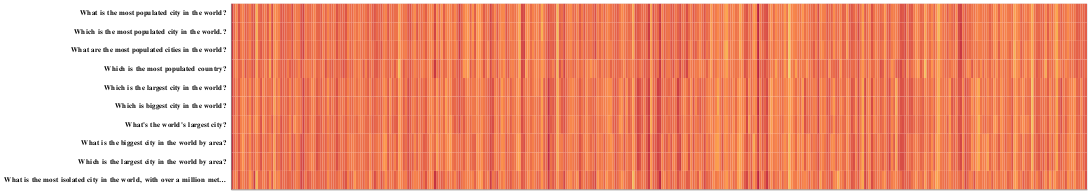

Notebook source saved alongside this figure:
### Markdown cell above
Let's create a “heatmap” of the embeddings for each result with _Vega-Altair_.

### Code cell
import altair as alt

alt.Chart(
    source
).encode(
    alt.X("position:N", title="").axis(labels=False, ticks=False),
    alt.Y("text:N", title="", sort=source["score"].unique()).axis(labelLimit=300, tickWidth=0, labelFontWeight="bold"),
    alt.Color("embedding:Q").scale(scheme="goldred").legend(None),
).mark_rect(
    width=3
).properties(width=alt.Step(3), height=alt.Step(25))

### Figure 1 — Vega-Lite specification as saved in the notebook (floating-point values rounded to 4 significant figures; data arrays with more than 128 entries replaced by an {"elided": "..."} marker saying what was removed)
{"config": {"view": {"continuousWidth": 300, "continuousHeight": 300}}, "data": {"name": "data-02d53e68086e28e84cfa8ca30bcb1f8b"}, "mark": {"type": "rect", "width": 3}, "encoding": {"color": {"field": "embedding", "legend": null, "scale": {"scheme": "goldred"}, "type": "quantitative"}, "x": {"axis": {"labels": false, "ticks": false}, "field": "position", "title": "", "type": "nominal"}, "y": {"axis": {"labelLimit": 300, "tickWidth": 0, "labelFontWeight": "bold"}, "field": "text", "sort": [1.0, 0.9902, 0.9863, 0.9189, 0.8989, 0.8945, 0.8932, 0.8857, 0.8816, 0.8811], "title": "", "type": "nominal"}}, "height": {"step": 25}, "width": {"step": 3}, "$schema": "https://vega.github.io/schema/vega-lite/v5.8.0.json", "datasets": {"data-02d53e68086e28e84cfa8ca30bcb1f8b": {"elided": "3840 records"}}}
